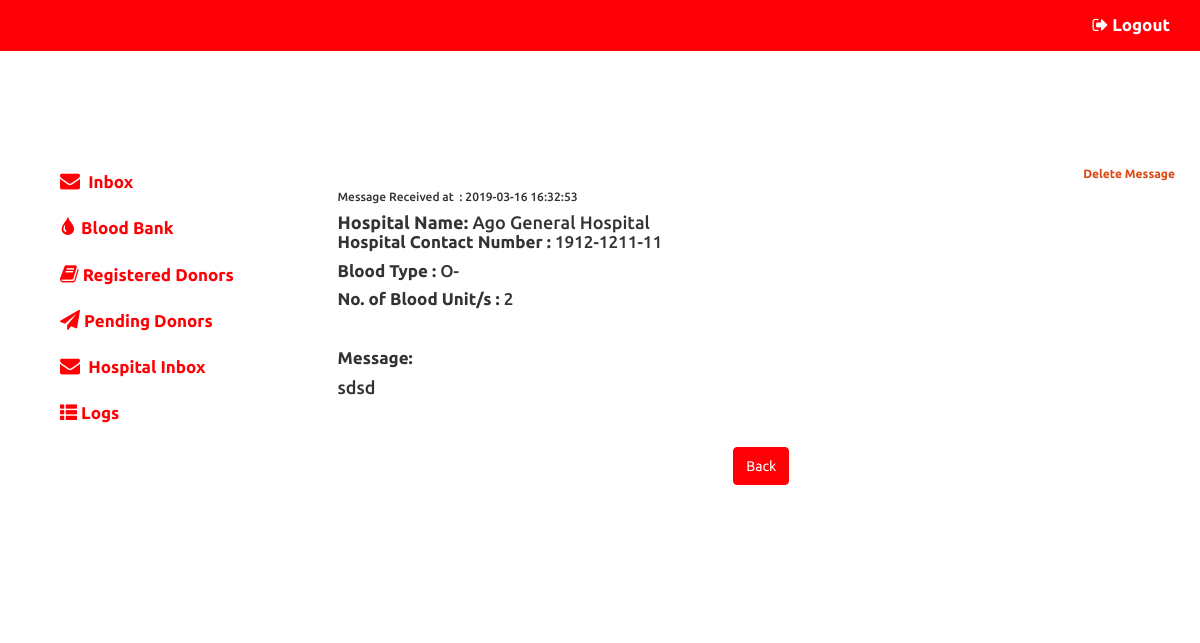
The page /h_view_mess.php?id=3 (signed in) on the database its author committed.
### tables this page shows
CREATE TABLE `hospital_mssg` (
  `hospital_mssg_id` int(11) NOT NULL,
  `h_name` varchar(150) NOT NULL,
  `contact` text NOT NULL,
  `message` text NOT NULL,
  `logs` datetime NOT NULL,
  `status` int(11) NOT NULL,
  `num_units` int(100) NOT NULL,
  `blood_type` text NOT NULL
);

### h_view_mess.php (the view, shortened to what this page needs)
<?php
include("config.php");
?>
<html>
	<head>
			<?php include("h_inbox_head.php");?>
	</head>
	<body>
	<div class="container"  style='margin-top:70px;'>
<?php include("admin_topnav.php"); ?>
<div class="container">
	<div class="row">
		<div class="col-sm-3">
			<?php include("admin_side_nav.php");?>
		</div>
		<br>
		<br>
			<div class="col-sm-9" >
			<a href="h_mess_del.php?id=<?php echo $_GET['id']; ?>" class="btn-sm pull-right">Delete Message</a><br>
	<?php
				$sql="SELECT * FROM hospital_mssg  WHERE hospital_mssg_id=$_GET[id]";
				$result=$con->query($sql);
				if($result->num_rows>0)
				{
					if($row=$result->fetch_assoc())
					{
						echo"<p><h6>Message Received at &nbsp;: " .$row['logs']."</p></h6>";
						echo"<h4><b>Hospital Name:&nbsp;</b>" .$row['h_name']."";
						echo"<b><p>Hospital Contact Number :</b> " .$row['contact']."</p>";
						echo"<b><p>Blood Type :</b> " .$row['blood_type']."</p>";
						echo"<b><p>No. of Blood Unit/s :</b> " .$row['num_units']."</p><br>";
						echo "<b><p><p>Message:</p></b>" .$row['message']."</p><br>";
					}
				}
			?>
		  <br><center><a href='h_inbox.php' class='btn btn-primary '>Back</a></center></br>
		</div>
	</div>
</div>
	 <?php include("admin_footer.php"); ?>
	 </div>
	</body>
</html>

### css/modern-business.css (style rules this page uses)
html, body { height: 100%; }
body { padding-top: 50px; }
p,li { font-size:17px; }
.navbar-default,.panel-heading,.btn-primary { background-color:#ff0006 !important; border-color:#ff0006 !important; }

### rows shown on the page
hospital_mssg: logs "2019-03-16 16:32:53", h_name "Ago General Hospital", contact "1912-1211-11", blood_type "O-", num_units "2", message "sdsd"
